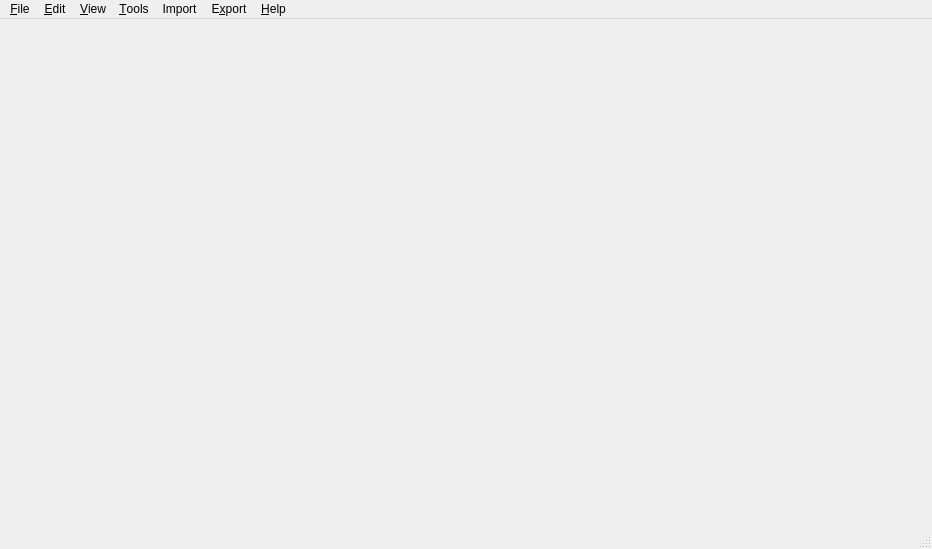
<ui version="4.0" >
 <class>MainWindow</class>
 <widget class="QMainWindow" name="MainWindow" >
  <property name="geometry" >
   <rect>
    <x>0</x>
    <y>0</y>
    <width>932</width>
    <height>549</height>
   </rect>
  </property>
  <property name="windowTitle" >
   <string>Table Browser</string>
  </property>
  <widget class="QWidget" name="centralwidget" >
   <layout class="QGridLayout" >
    <property name="margin" >
     <number>3</number>
    </property>
    <property name="spacing" >
     <number>3</number>
    </property>
    <item row="0" column="0" >
     <widget class="QWidget" native="1" name="widget" />
    </item>
   </layout>
  </widget>
  <widget class="QMenuBar" name="menubar" >
   <property name="geometry" >
    <rect>
     <x>0</x>
     <y>0</y>
     <width>932</width>
     <height>29</height>
    </rect>
   </property>
   <widget class="QMenu" name="menu_Help" >
    <property name="enabled" >
     <bool>true</bool>
    </property>
    <property name="title" >
     <string>&amp;Help</string>
    </property>
    <addaction name="actionHelp" />
   </widget>
   <widget class="QMenu" name="menuExport" >
    <property name="title" >
     <string>E&amp;xport</string>
    </property>
    <addaction name="actionExportVOTable" />
   </widget>
   <widget class="QMenu" name="menuFile" >
    <property name="title" >
     <string>&amp;File</string>
    </property>
    <addaction name="actionOpenTable" />
    <addaction name="actionOpenTaQL" />
    <addaction name="actionCloseTable" />
    <addaction name="actionCloseAll" />
    <addaction name="separator" />
    <addaction name="actionCloseAndExit" />
    <addaction name="actionExit" />
   </widget>
   <widget class="QMenu" name="menuImport" >
    <property name="title" >
     <string>Import</string>
    </property>
    <addaction name="actionImportVOTable" />
   </widget>
   <widget class="QMenu" name="menuEdit" >
    <property name="title" >
     <string>&amp;Edit</string>
    </property>
    <addaction name="actionUndo" />
    <addaction name="actionRedo" />
    <addaction name="separator" />
    <addaction name="actionInsertRows" />
    <addaction name="actionDeleteRows" />
    <addaction name="separator" />
    <addaction name="actionEditTable" />
    <addaction name="actionOptions" />
   </widget>
   <widget class="QMenu" name="menuView" >
    <property name="title" >
     <string>&amp;View</string>
    </property>
    <addaction name="actionTableInformation" />
    <addaction name="separator" />
    <addaction name="actionFilter" />
    <addaction name="actionClearFilter" />
    <addaction name="separator" />
   </widget>
   <widget class="QMenu" name="menuTools" >
    <property name="title" >
     <string>&amp;Tools</string>
    </property>
    <addaction name="actionFind" />
    <addaction name="actionFindNext" />
    <addaction name="actionFindPrevious" />
    <addaction name="separator" />
    <addaction name="actionSort" />
    <addaction name="actionClearSort" />
    <addaction name="separator" />
    <addaction name="actionCheckValidity" />
    <addaction name="actionPlot2D" />
    <addaction name="actionPlot3D" />
    <addaction name="separator" />
   </widget>
   <addaction name="menuFile" />
   <addaction name="menuEdit" />
   <addaction name="menuView" />
   <addaction name="menuTools" />
   <addaction name="menuImport" />
   <addaction name="menuExport" />
   <addaction name="menu_Help" />
  </widget>
  <widget class="QStatusBar" name="statusbar" />
  <action name="actionOpenTable" >
   <property name="icon" >
    <iconset resource="actions.qrc" >:/images/open.png</iconset>
   </property>
   <property name="text" >
    <string>&amp;Open Table</string>
   </property>
  </action>
  <action name="actionExit" >
   <property name="text" >
    <string>&amp;Exit</string>
   </property>
  </action>
  <action name="actionCloseTable" >
   <property name="enabled" >
    <bool>false</bool>
   </property>
   <property name="icon" >
    <iconset resource="actions.qrc" >:/images/close.png</iconset>
   </property>
   <property name="text" >
    <string>&amp;Close Table</string>
   </property>
   <property name="iconText" >
    <string>Close Table</string>
   </property>
   <property name="toolTip" >
    <string>Close Table</string>
   </property>
  </action>
  <action name="actionCloseAll" >
   <property name="enabled" >
    <bool>false</bool>
   </property>
   <property name="icon" >
    <iconset resource="actions.qrc" >:/images/close.png</iconset>
   </property>
   <property name="text" >
    <string>Close &amp;All</string>
   </property>
  </action>
  <action name="actionUndo" >
   <property name="enabled" >
    <bool>false</bool>
   </property>
   <property name="icon" >
    <iconset resource="actions.qrc" >:/images/undo.png</iconset>
   </property>
   <property name="text" >
    <string>&amp;Undo</string>
   </property>
  </action>
  <action name="actionRedo" >
   <property name="enabled" >
    <bool>false</bool>
   </property>
   <property name="icon" >
    <iconset resource="actions.qrc" >:/images/redo.png</iconset>
   </property>
   <property name="text" >
    <string>&amp;Redo</string>
   </property>
  </action>
  <action name="actionExportVOTable" >
   <property name="enabled" >
    <bool>false</bool>
   </property>
   <property name="icon" >
    <iconset resource="actions.qrc" >:/images/export_votable.png</iconset>
   </property>
   <property name="text" >
    <string>&amp;VOTable</string>
   </property>
  </action>
  <action name="actionEditTable" >
   <property name="checkable" >
    <bool>true</bool>
   </property>
   <property name="enabled" >
    <bool>false</bool>
   </property>
   <property name="icon" >
    <iconset resource="actions.qrc" >:/images/edit.png</iconset>
   </property>
   <property name="text" >
    <string>&amp;Edit Table</string>
   </property>
  </action>
  <action name="actionCheckValidity" >
   <property name="enabled" >
    <bool>false</bool>
   </property>
   <property name="icon" >
    <iconset resource="actions.qrc" >:/images/check.png</iconset>
   </property>
   <property name="text" >
    <string>&amp;Check Validity</string>
   </property>
  </action>
  <action name="actionPlot2D" >
   <property name="enabled" >
    <bool>false</bool>
   </property>
   <property name="icon" >
    <iconset resource="actions.qrc" >:/images/plot2d.png</iconset>
   </property>
   <property name="text" >
    <string>Plot 2D</string>
   </property>
  </action>
  <action name="actionPlot3D" >
   <property name="enabled" >
    <bool>false</bool>
   </property>
   <property name="text" >
    <string>Plot 3D</string>
   </property>
  </action>
  <action name="actionImportVOTable" >
   <property name="enabled" >
    <bool>false</bool>
   </property>
   <property name="text" >
    <string>VOTable</string>
   </property>
  </action>
  <action name="actionFilter" >
   <property name="enabled" >
    <bool>false</bool>
   </property>
   <property name="icon" >
    <iconset resource="actions.qrc" >:/images/filter.png</iconset>
   </property>
   <property name="text" >
    <string>&amp;Filter on Fields</string>
   </property>
  </action>
  <action name="actionClearFilter" >
   <property name="enabled" >
    <bool>false</bool>
   </property>
   <property name="text" >
    <string>&amp;Clear Filter</string>
   </property>
  </action>
  <action name="actionFind" >
   <property name="enabled" >
    <bool>false</bool>
   </property>
   <property name="icon" >
    <iconset resource="actions.qrc" >:/images/find.png</iconset>
   </property>
   <property name="text" >
    <string>Find...</string>
   </property>
  </action>
  <action name="actionFindNext" >
   <property name="enabled" >
    <bool>false</bool>
   </property>
   <property name="icon" >
    <iconset resource="actions.qrc" >:/images/find_next.png</iconset>
   </property>
   <property name="text" >
    <string>Find Next</string>
   </property>
  </action>
  <action name="actionFindPrevious" >
   <property name="enabled" >
    <bool>false</bool>
   </property>
   <property name="icon" >
    <iconset resource="actions.qrc" >:/images/find_prev.png</iconset>
   </property>
   <property name="text" >
    <string>Find Previous</string>
   </property>
  </action>
  <action name="actionTableInformation" >
   <property name="enabled" >
    <bool>false</bool>
   </property>
   <property name="icon" >
    <iconset resource="actions.qrc" >:/images/about.png</iconset>
   </property>
   <property name="text" >
    <string>Table Information</string>
   </property>
  </action>
  <action name="actionHelp" >
   <property name="icon" >
    <iconset resource="actions.qrc" >:/images/info.png</iconset>
   </property>
   <property name="text" >
    <string>&amp;QTableBrowser Help</string>
   </property>
  </action>
  <action name="actionOpenTableWithOptions" >
   <property name="icon" >
    <iconset resource="actions.qrc" >:/images/open.png</iconset>
   </property>
   <property name="text" >
    <string>O&amp;pen Table...</string>
   </property>
  </action>
  <action name="actionCloseAndExit" >
   <property name="icon" >
    <iconset resource="actions.qrc" >:/images/close.png</iconset>
   </property>
   <property name="text" >
    <string>Close All and Exit</string>
   </property>
  </action>
  <action name="actionInsertRows" >
   <property name="enabled" >
    <bool>false</bool>
   </property>
   <property name="icon" >
    <iconset resource="actions.qrc" >:/images/insert.png</iconset>
   </property>
   <property name="text" >
    <string>Insert Row(s)</string>
   </property>
  </action>
  <action name="actionDeleteRows" >
   <property name="enabled" >
    <bool>false</bool>
   </property>
   <property name="icon" >
    <iconset resource="actions.qrc" >:/images/delete.png</iconset>
   </property>
   <property name="text" >
    <string>Delete Row(s)</string>
   </property>
  </action>
  <action name="actionSort" >
   <property name="enabled" >
    <bool>false</bool>
   </property>
   <property name="icon" >
    <iconset resource="actions.qrc" >:/images/sort.png</iconset>
   </property>
   <property name="text" >
    <string>Sort...</string>
   </property>
  </action>
  <action name="actionOptions" >
   <property name="icon" >
    <iconset resource="actions.qrc" >:/images/options.png</iconset>
   </property>
   <property name="text" >
    <string>&amp;Options</string>
   </property>
  </action>
  <action name="actionClearSort" >
   <property name="enabled" >
    <bool>false</bool>
   </property>
   <property name="text" >
    <string>Clear Sort</string>
   </property>
  </action>
  <action name="actionOpenTaQL" >
   <property name="icon" >
    <iconset resource="actions.qrc" >:/images/open.png</iconset>
   </property>
   <property name="text" >
    <string>O&amp;pen TaQL</string>
   </property>
  </action>
 </widget>
 <layoutdefault spacing="3" margin="3" />
 <resources>
  <include location="actions.qrc" />
 </resources>
 <connections/>
</ui>
